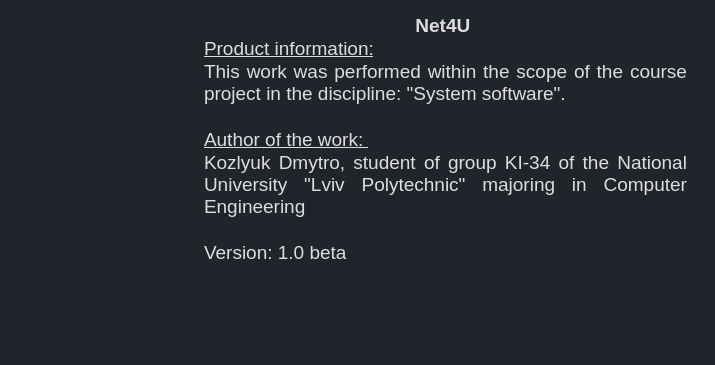
<?xml version="1.0" encoding="UTF-8"?>
<ui version="4.0">
 <class>AboutDialog</class>
 <widget class="QDialog" name="AboutDialog">
  <property name="geometry">
   <rect>
    <x>0</x>
    <y>0</y>
    <width>715</width>
    <height>365</height>
   </rect>
  </property>
  <property name="windowTitle">
   <string>About Net4U</string>
  </property>
  <property name="windowIcon">
   <iconset resource="../resources.qrc">
    <normaloff>:/images/images/images/logo4.png</normaloff>:/images/images/images/logo4.png</iconset>
  </property>
  <property name="styleSheet">
   <string notr="true">border-color: rgb(0, 0, 0);
border-top-color: rgb(0, 0, 0);
	color: rgb(221, 221, 221);
	font: 14pt &quot;Comic Sans MS&quot;;
	background-color: rgb(33, 37, 43);
</string>
  </property>
  <widget class="QLabel" name="label">
   <property name="geometry">
    <rect>
     <x>20</x>
     <y>30</y>
     <width>161</width>
     <height>151</height>
    </rect>
   </property>
   <property name="text">
    <string/>
   </property>
   <property name="pixmap">
    <pixmap resource="../resources.qrc">:/images/images/images/ethernet.png</pixmap>
   </property>
   <property name="scaledContents">
    <bool>true</bool>
   </property>
  </widget>
  <widget class="QTextBrowser" name="textBrowser">
   <property name="geometry">
    <rect>
     <x>200</x>
     <y>10</y>
     <width>491</width>
     <height>411</height>
    </rect>
   </property>
   <property name="frameShape">
    <enum>QFrame::NoFrame</enum>
   </property>
   <property name="html">
    <string>&lt;!DOCTYPE HTML PUBLIC &quot;-//W3C//DTD HTML 4.0//EN&quot; &quot;http://www.w3.org/TR/REC-html40/strict.dtd&quot;&gt;
&lt;html&gt;&lt;head&gt;&lt;meta name=&quot;qrichtext&quot; content=&quot;1&quot; /&gt;&lt;meta charset=&quot;utf-8&quot; /&gt;&lt;style type=&quot;text/css&quot;&gt;
p, li { white-space: pre-wrap; }
hr { height: 1px; border-width: 0; }
li.unchecked::marker { content: &quot;\2610&quot;; }
li.checked::marker { content: &quot;\2612&quot;; }
&lt;/style&gt;&lt;/head&gt;&lt;body style=&quot; font-family:'Comic Sans MS'; font-size:14pt; font-weight:400; font-style:normal;&quot;&gt;
&lt;p align=&quot;center&quot; style=&quot; margin-top:0px; margin-bottom:0px; margin-left:0px; margin-right:0px; -qt-block-indent:0; text-indent:0px;&quot;&gt;&lt;span style=&quot; font-weight:700;&quot;&gt;Net4U &lt;/span&gt;&lt;/p&gt;
&lt;p align=&quot;justify&quot; style=&quot; margin-top:0px; margin-bottom:0px; margin-left:0px; margin-right:0px; -qt-block-indent:0; text-indent:0px;&quot;&gt;&lt;span style=&quot; text-decoration: underline;&quot;&gt;Product information:&lt;/span&gt;&lt;/p&gt;
&lt;p align=&quot;justify&quot; style=&quot; margin-top:0px; margin-bottom:0px; margin-left:0px; margin-right:0px; -qt-block-indent:0; text-indent:0px;&quot;&gt;This work was performed within the scope of the course project in the discipline: &amp;quot;System software&amp;quot;.&lt;/p&gt;
&lt;p align=&quot;justify&quot; style=&quot;-qt-paragraph-type:empty; margin-top:0px; margin-bottom:0px; margin-left:0px; margin-right:0px; -qt-block-indent:0; text-indent:0px;&quot;&gt;&lt;br /&gt;&lt;/p&gt;
&lt;p align=&quot;justify&quot; style=&quot; margin-top:0px; margin-bottom:0px; margin-left:0px; margin-right:0px; -qt-block-indent:0; text-indent:0px;&quot;&gt;&lt;span style=&quot; text-decoration: underline;&quot;&gt;Author of the work: &lt;/span&gt;&lt;/p&gt;
&lt;p align=&quot;justify&quot; style=&quot; margin-top:0px; margin-bottom:0px; margin-left:0px; margin-right:0px; -qt-block-indent:0; text-indent:0px;&quot;&gt;Kozlyuk Dmytro, student of group KI-34 of the National University &amp;quot;Lviv Polytechnic&amp;quot; majoring in Computer Engineering&lt;/p&gt;
&lt;p align=&quot;justify&quot; style=&quot;-qt-paragraph-type:empty; margin-top:0px; margin-bottom:0px; margin-left:0px; margin-right:0px; -qt-block-indent:0; text-indent:0px;&quot;&gt;&lt;br /&gt;&lt;/p&gt;
&lt;p style=&quot; margin-top:0px; margin-bottom:0px; margin-left:0px; margin-right:0px; -qt-block-indent:0; text-indent:0px;&quot;&gt;Version: 1.0 beta&lt;/p&gt;
&lt;p style=&quot;-qt-paragraph-type:empty; margin-top:0px; margin-bottom:0px; margin-left:0px; margin-right:0px; -qt-block-indent:0; text-indent:0px;&quot;&gt;&lt;br /&gt;&lt;/p&gt;&lt;/body&gt;&lt;/html&gt;</string>
   </property>
  </widget>
 </widget>
 <resources>
  <include location="../resources.qrc"/>
 </resources>
 <connections/>
</ui>
